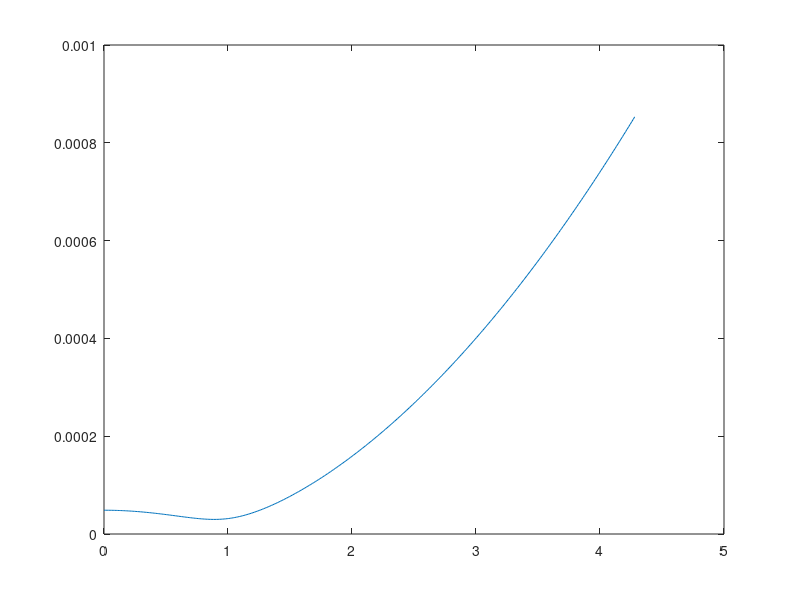

MATLAB code for this plot:
clc
clear all
disp('***********RAUNIKA ANAND***********')
disp('***********17BME0220***********')
disp('***********PROBLEM 1***********')
disp('SYSTEM PARAMETERS')
m=15;
k=1100;
F=50;
v=0.6;
disp('NATURAL FREQUENCY')
wn=sqrt(k/m)
disp('DAMPING COEFFICIENT')
C=F/v
disp('CRITICAL DAMPING')
Cc=2*m*wn
disp('DAMPING FACTOR')
zeta=C/Cc
N=linspace(0,350,350);
w=2*pi*N/60;
disp('FREQUENCY RATIO')
r=w/wn
x=eye(length(N));
M=x/sqrt(((1-r.^2).^2)+((r.*2*zeta).^2))
plot(r,M);
max_magnification=max(M)
